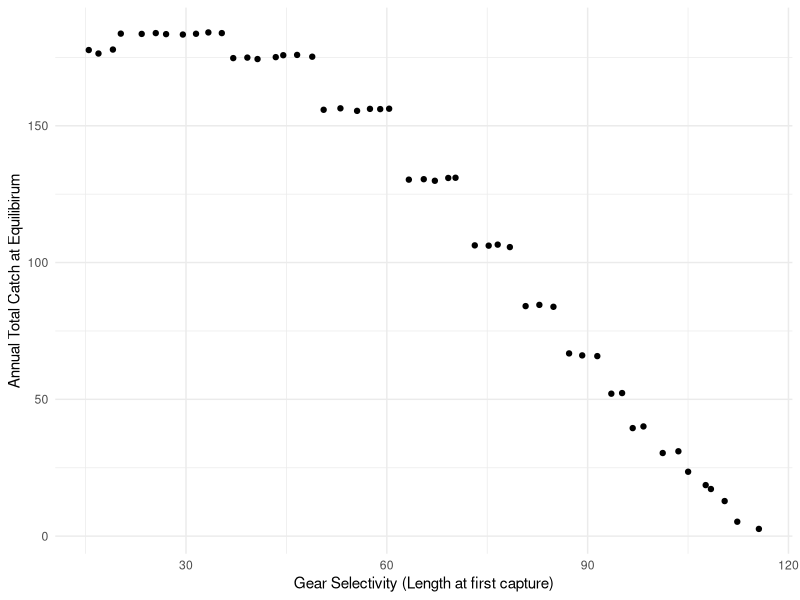
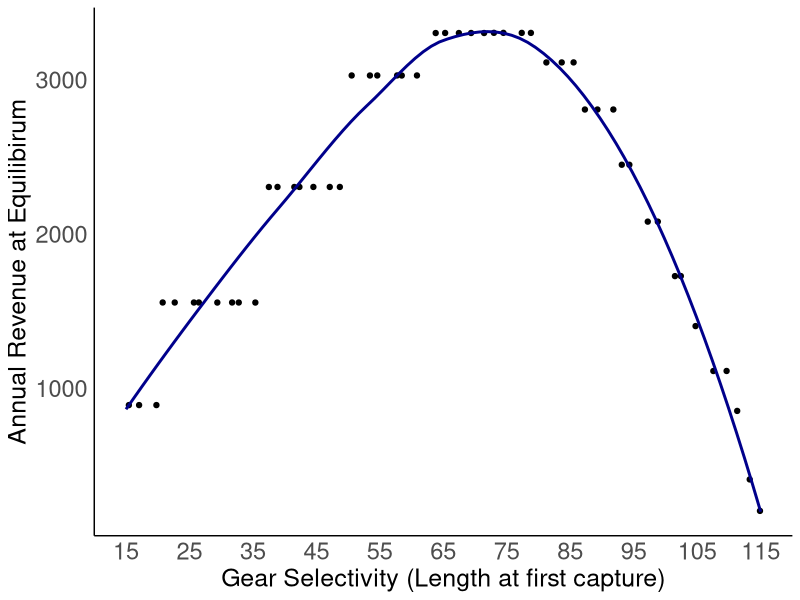
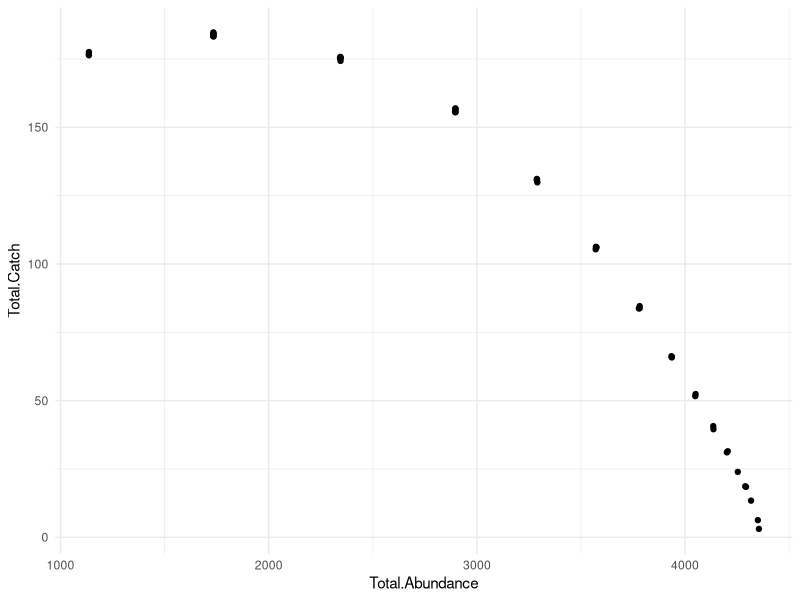

The R source for these figures, in order:
## ---- chunk 1
rm(list=ls())


#Set Model----
NumYears = 25

R0 = 1000

## ---- chunk 2
Linf = 122.1
K = 0.172
to = 0.919
  
Wa = 0.024
  
Wb = 2.824
  


#Length (cm) at which a fish is  mature

m = 55


#Natural mortality
M <- 0.258

F <- 0.315

# BHa <- 054.6 #this is made up
# 
# BHb <- 0.0089 #this is made up
#Steepness parameter h - when you dont have a study use 0.7
h=0.7

## ---- chunk 3

#Our max age is 18 years
Age <- seq(1,18,1)

Length <- Linf*(1-exp(-K*(Age-to)))

#Converts lengths (cm) to weight (g)
Weight <- Wa*Length^Wb

#Length at first capture
Lc = seq(15, 115, 2 )

#Maturity
Ma = ifelse(Length < m, 0, 1)

#realitve fecundity - produce about 41 eggs per gram 
#SOURCE: https://www.scribd.com/doc/81002346/Crecimiento-y-Reproduccion-de-corvina
fa <- Weight*41

#Price per USD per kg is dependent on size of fish
Price <- c(0.71,3.25,4.31)
## ---- chunk 4
N_at <- data.frame(matrix(data = NA, ncol = max(Age), nrow = NumYears))
colnames(N_at) = as.character(c(Age))

Eggs <- vector(length = NumYears)

Catch <- data.frame(matrix(data = NA, ncol = max(Age) + 1, nrow = NumYears))
colnames(Catch) <- as.character(c(Age,'Total'))
                        

Revenue <- data.frame(matrix(data = NA, ncol = 4, nrow = NumYears))
colnames(Revenue) =c('small',
                     'med',
                     'large',
                     'total')


#Scenarios based on length at first capture (Lc)



Results <- data.frame(matrix(data = NA, ncol = max(Age) + 3 , nrow = length(Lc)))
colnames(Results) <- as.character(c('Lc', Age,'Total.Catch','Total.Revenue'))

## ---- chunk 5



#this sets top left
N_at[1,1] = R0


#  Set inital condition in year t = 0 (assumes no fishing)
for (a in 1:17){
 
  N_at[1,a+1] = N_at[1,(a)]*exp(-M)
  
}



#Length (cm) at which a fish is vulnerable to fishing mortality



for (s in 1:length(Lc)) {
  
Va = ifelse(Length < Lc[s], 0, 1)

#Eggs in year 1
Eggs[1] = sum(N_at[1,]*fa*Ma) # this is equal to pi * R0

phi <- Eggs[1]

Catch[1,] = 0

    
    for (t in 2:NumYears) {
      
    N_at[t,1] =  (0.8*R0*h*(sum(N_at[t-1,]*fa*Ma)))/(0.2*phi*(1-h)+(h-0.2)*(sum(N_at[t-1,]*fa*Ma)))
      
        for (a in 1:17) {
        
        
        # Introduce fishing as Va*F  
          N_at[t,a+1] = exp(-M - Va[a]*F)*N_at[(t - 1),(a)]
          
          
          
         #Catch by cohort = number of individual age a in year t - indvid. age a captured in year t
          
           Catch[t,a+1] = ((Va[a+1]*F)/(Va[a+1]*F+M))*N_at[(t),(a+1)]*(1 - exp(-M - Va[a+1]*F))
          
           Catch[t,1] = 0
          
        }
    
     Catch$Total[t] = sum(Catch[t,1:18])  
    
     Eggs[t] = sum(N_at[t,]*fa*Ma)
     
     #Calculate Revenue by commercial class
     
      Revenue[t,1] = sum(Weight[1:2]*Catch[t,1:2]*Price[1]/1000)
      
      Revenue[t,2] = sum(Weight[3:4]*Catch[t,3:4]*Price[2]/1000)
      
      Revenue[t,3] = sum(Weight[5:max(Age)]*Catch[t,5:max(Age)]*Price[3]/1000)
      
      Revenue[t,4] = sum(Revenue[t,1:3])
          
    }

Results[s,1] = Lc[s]

Results[s,2:19] = N_at[NumYears,]

Results[s,20] = Catch$Total[NumYears]

Results[s,21] = Revenue$total[NumYears]

}
## ---- chunk 6
library(ggplot2)

# Lc.Catch = 
  ggplot(Results, aes(x=Lc, y= Total.Catch)) +
              geom_jitter() +
              labs(x="Gear Selectivity (Length at first capture)", y = "Annual Total Catch at Equilibirum" ) +
              theme_minimal()
          
## ---- chunk 7

# 
# Lc.Rev =
  
  ggplot(Results, aes(x=Lc, y= Total.Revenue)) +
              geom_jitter() +
              geom_smooth(se = FALSE, col = "darkblue") +
              scale_x_continuous(limits=c(min(Lc),max(Lc)), breaks=seq(15, 115, 10)) +
              labs(x="Gear Selectivity (Length at first capture)", y = "Annual Revenue at Equilibirum" ) +
              theme_minimal() +            
              theme(panel.grid.major = element_blank(), panel.grid.minor = element_blank() ,axis.line = element_line(colour = "black")) +
              theme(axis.text.x = element_text(size=17),
                    axis.text.y = element_text(size=17),
                    axis.title.x = element_text(size=18),
                    axis.title.y = element_text(size=18))
             
          
## ---- chunk 8


Results$Total.Abundance = apply(Results[2:19],1, sum)
   
ggplot(Results, aes(x=Total.Abundance, y= Total.Catch)) +
              geom_jitter() +
              theme_minimal()
          
